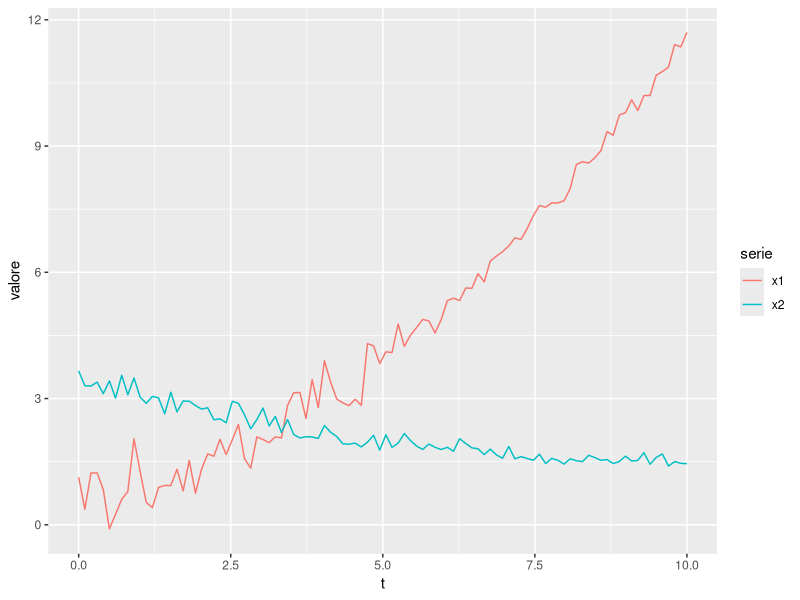
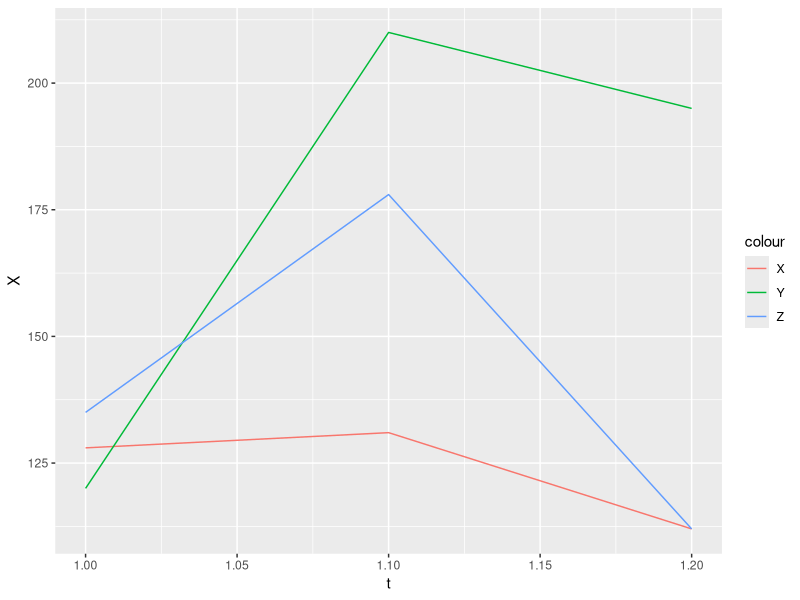
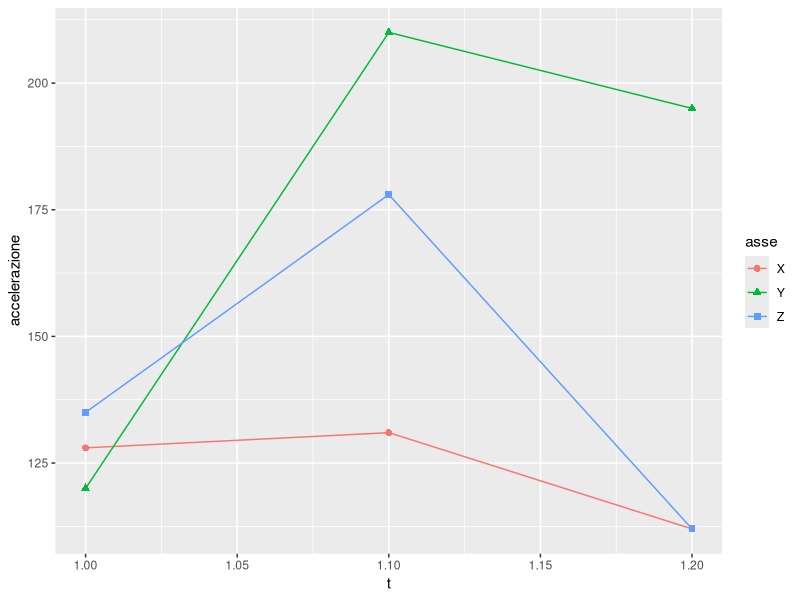

Generate these figures, in order, with R:
## ---- chunk 1
library(tidyverse)
## ---- chunk 2
mtcars %>%  
  split(mtcars$cyl) %>%   # divide un data frame in una lista di data frame
  map(~ lm(mpg ~ wt, data = .)) %>% 
  map(summary) %>% 
  map_dbl("r.squared") %>% 
  round(3)
## ---- chunk 3
sample(10) %>% 
  map(~ .^2) %>% 
  str()
## ---- chunk 4
LETTERS[1:10] %>% 
  walk(~ cat(paste("Lettera", ., "\n")))
## ---- chunk 5
a <- runif(10)
a %>% 
  modify_if(~ .>0.5, ~ .^2)
a
## ---- chunk 6
1:10 %>% 
  reduce(`+`)
## ---- chunk 7
set.seed(0)
n <- 100
data <- tibble(
  t = seq(0, 10, length.out = n),
  cond = ifelse(t < 5, "A", "B"),
  x1 = 0.5 + 0.3*t + 0.08*t^2 + rnorm(n, 0, ifelse(cond == "A", 0.5, 0.2)),
  x2 = 3.5 - 0.4*t + 0.02*t^2 + rnorm(n, 0, ifelse(cond == "A", 0.2, 0.1)),
) %>% 
  pivot_longer(-(t:cond), names_to = "serie", values_to = "valore")

data %>% 
  ggplot(aes(x=t, y=valore, color=serie)) + 
  geom_line()
## ---- chunk 8
list(x~t, x~poly(t, 2, raw=T), x~poly(t, 3, raw=T)) %>% 
  map(~ {
    data %>% 
      filter(serie=="x1") %>% 
      select(t, x=valore) %>%
      lm(.x, data=.) %>% 
      summary()
  }) 
## ---- chunk 9
list(x~t, x~poly(t, 2, raw=T), x~poly(t, 3, raw=T)) %>% 
  map(~ {
    data %>% 
      filter(serie=="x1") %>% 
      select(t, x=valore) %>%
      lm(.x, data=.) %>% 
      summary()
  }
) %>% 
  map_dbl(~ .$r.squared)
## ---- chunk 10
set.seed(0)
m <- 0
sd <- 0
v <- rnorm(10)

for (e in v) {
  m <- m + e
}
m <- m / length(v)
for (e in v) {
  sd <- sd + (e - m)^2
}
sd <- sqrt(sd / (length(v)-1))
           
list(mean=m, sd=sd)
## ---- chunk 11
m <- reduce(v, ~ .x + .y) / length(v) 
sd <- sqrt( reduce(v, ~ .x + (.y - m)^2) / (length(v)-1) )
list(mean=m, sd=sd)
## ---- chunk 12
reduce(1:10, ~ .x + .y)
reduce(1:10, ~ .x + .y, .init=10)
## ---- chunk 13
1:10 %>% 
  reduce2(LETTERS[.], \(acc, n, letter) {
    acc[[letter]] <- n; 
    return(acc)
  }, .init=list()) %>% 
  str()
## ---- chunk 14
c(1, 5, 3, 9) %>% 
  reduce(~ .x * .y)

c(1, 5, 3, 9) %>% 
  accumulate(~ .x * .y)
## ---- chunk 15
c(1, 5, 3, 9) %>% accumulate(`*`)
## ---- chunk 16
data %>% 
  mutate(
    valore = map2_dbl(serie, valore, ~ {
      if (.x == "x1") {
        .y + 0.5
      } else {
        .y - 0.5
      }
    })
  ) %>% 
  slice_head(n=6) %>% 
  knitr::kable()
## ---- chunk 17
data %>% 
  mutate(
    valore = map2_dbl(serie, valore, ~ ifelse(.x == "x1", .y + 0.5, .y - 0.5))
  ) %>% 
  slice_head(n=6) %>% 
  knitr::kable()
## ---- chunk 18
data %>% 
  mutate(
    valore = ifelse(valore == "x1", valore + 0.5, valore - 0.5)
  ) %>% 
  slice_head(n=6) %>% 
  knitr::kable()
## ---- chunk 19
data %>% 
  mutate(
    i = 1:n(),
    r = i %% 3,
    valore = map2_dbl(r, valore, ~ {
      if (.x == 0) {
        .y + 0.5
      } else if (.x == 1) {
        .y - 0.5
      } else {
        .y - 1
      }
    })
  ) %>% 
  slice_head(n=6) %>% 
  knitr::kable()
## ---- chunk 20
data %>% 
  filter(serie == "x1") %>% 
  arrange(t) %>% 
  slice_head(n=6) %>% 
  knitr::kable()
## ---- chunk 21
data %>% 
  select(t, serie, valore) %>% 
  rename(`tempo (s)` = t) %>%
  mutate(`valore (mV)` = valore + 0.5) %>% 
  select(-valore) %>% 
  slice_head(n=6) %>% 
  knitr::kable()
## ---- chunk 22
data %>% 
  relocate(condizione=cond, .before=t) %>% 
  slice_head(n=6) %>%
  knitr::kable()
## ---- chunk 23
data %>% 
  relocate(c(serie, condizione=cond), .before=t) %>% 
  slice_head(n=6) %>%
  knitr::kable()
## ---- chunk 24
data %>% 
  group_by(serie) %>% 
  summarise(
    media = mean(valore),
    sd = sd(valore)
  ) %>% 
  knitr::kable()
## ---- chunk 25
data1 <- data %>% 
  filter(t < 5)
data2 <- data %>% 
  filter(t >= 5)
## ---- chunk 26
data1 %>% 
  bind_rows(data2) %>% 
  slice_tail(n=6) %>%
  knitr::kable()
## ---- chunk 27
data1 %>% 
  bind_rows(data2 %>% select(-serie)) %>%
  slice_tail(n=6) %>%
  knitr::kable()
## ---- chunk 28
condizione <- tibble(
  ID = LETTERS[1:3],
  desc = c("freddo", "caldo", "tiepido")
)

data %>% 
  left_join(condizione, by=c("cond"="ID")) %>% 
  relocate(condizione=desc, .after=t) %>% 
  select(-cond) %>%
  slice_sample(n=6) %>% 
  knitr::kable()
## ---- chunk 29
accel <- tribble(
  ~ID, ~t, ~X, ~Y, ~Z,
  1, 1.0, 128, 120, 135,
  2, 1.1, 131, 210, 178,
  3, 1.2, 112, 195, 112
)

accel
## ---- chunk 30
accel %>% 
  ggplot(aes(x=t)) +
  geom_line(aes(y=X, color="X")) +
  geom_line(aes(y=Y, color="Y")) +
  geom_line(aes(y=Z, color="Z"))
## ---- chunk 31
accel %>% 
  pivot_longer(
    cols=-c(ID, t),
    names_to="asse", 
    values_to="accelerazione"
  ) %>% 
  knitr::kable()
## ---- chunk 32
accel %>% 
  pivot_longer(
    cols=-c(ID, t),
    names_to="asse", 
    values_to="accelerazione"
  ) %>% 
  ggplot(aes(x=t, y=accelerazione, color=asse)) +
  geom_line() +
  geom_point(aes(shape=asse), size=2)
## ---- chunk 33
accel %>% 
  pivot_longer(
    cols=-c(ID, t),
    names_to="asse", 
    values_to="accelerazione"
  ) %>% 
  group_by(asse) %>% 
  summarise(
    n = n(),
    media = mean(accelerazione),
    sd = sd(accelerazione),
    min = min(accelerazione),
    max = max(accelerazione)
  ) %>% 
  knitr::kable()
